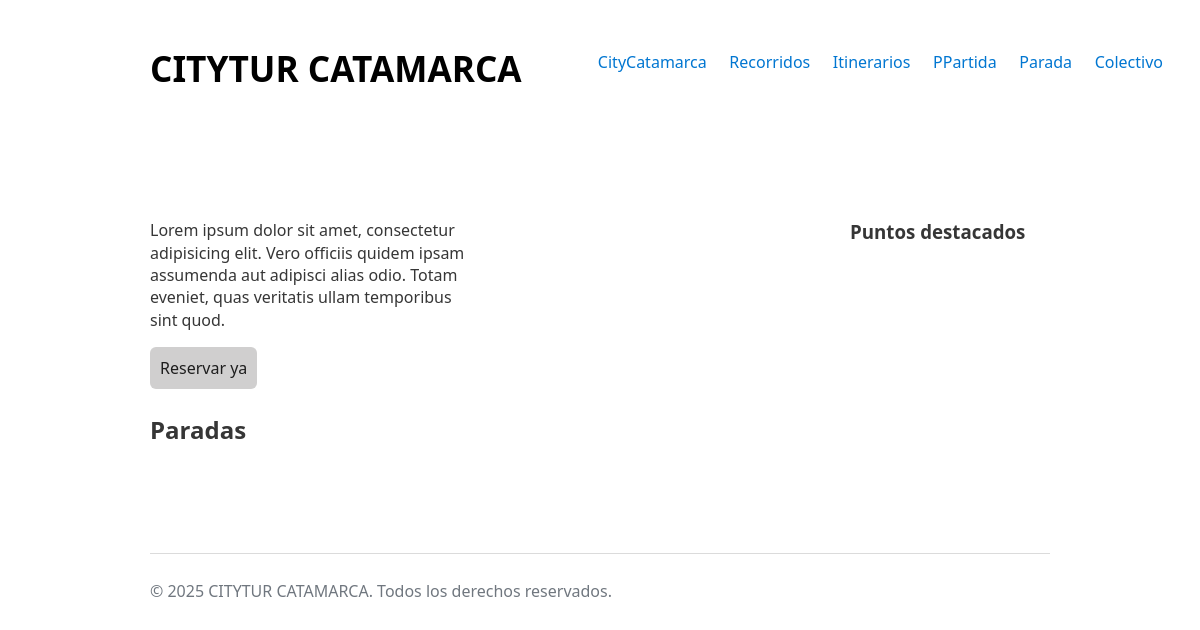
/itinerarios/formulario_it_detalle/12/, run on an earlier commit of the app's database.
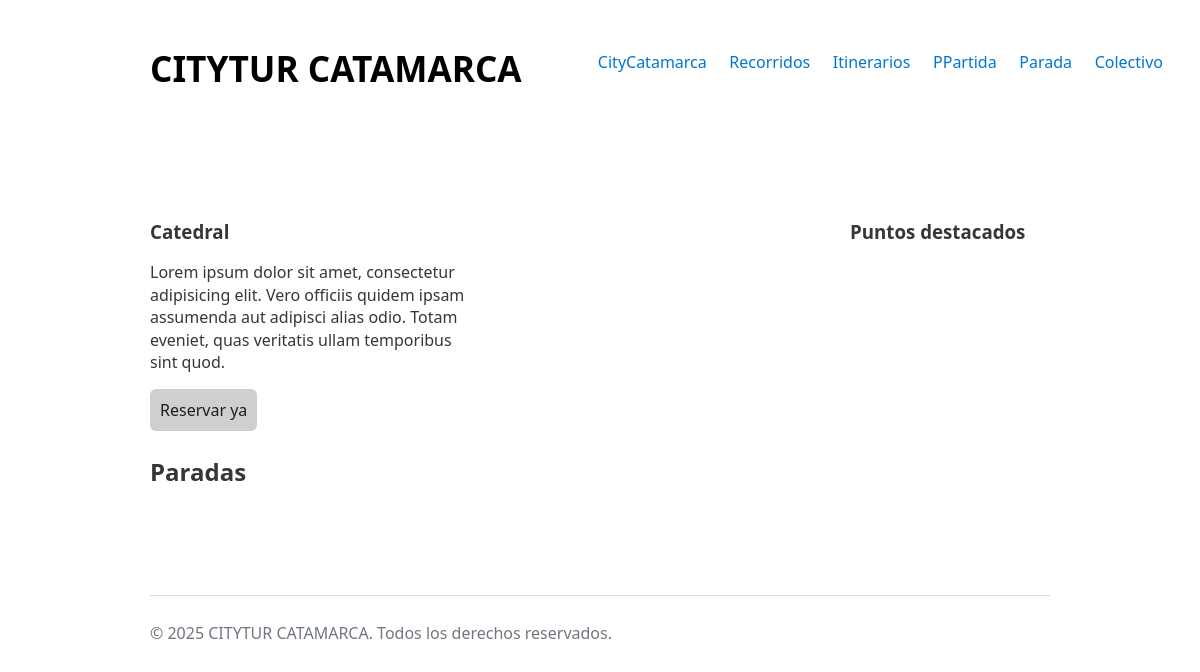
And on a later commit of the database.
### itinerarios/models.py (models this page shows)
class Itinerario(models.Model):
    nombre = models.CharField(max_length= 50)
    imagen = models.ImageField(
        upload_to='images/',
        null=True,
        blank=True,
        default= 'images/default.png'
)

### itinerarios/views.py (the view)
# urls.py: path('formulario_it_detalle/<int:pk>/', views.detalles_itinerario, name='itinerario_detalle')
def detalles_itinerario(request, pk):
    try:
        itinerario = get_object_or_404(Itinerario, pk=pk)
        puntos_destacados = PuntoDestacado.objects.filter(itinerario=itinerario)
        paradas = Parada.objects.filter(itinerario=itinerario).order_by('id')
        return render(request, 'itinerario_detalle.html', {
            'itinerario': itinerario,
            'puntos_destacados': puntos_destacados,
            'paradas': paradas
        })
    except Itinerario.DoesNotExist:
        print("ERROR: el itinerario solicitado no existe.")
        return render(request, 'itinerario_detalle.html', {
            'error': "El itinerario solicitado no existe."
        })
    except Exception as e:
        print("ERROR:", e)
        return render(request, 'itinerario_detalle.html', {
            'error': "Error al cargar el detalle del itinerario."
        })

### itinerarios/templates/itinerario_detalle.html (shortened to what this page needs)
{% extends 'base.html' %}
{% block body_id %}itinerario_detalle{% endblock %}
{% block content %}
    <main>
        <div class="container-it-pd">
            <div class="container-it">
                <h3>{{itinerario.nombre}}</h3>
                <p>Lorem ipsum dolor sit amet, consectetur adipisicing elit. Vero officiis quidem ipsam assumenda aut adipisci alias odio. Totam eveniet, quas veritatis ullam temporibus sint quod.</p>
                <a href="{% url 'reservas:reserva_formulario' itinerario.pk %}" >
                    <button>Reservar ya</button>
                </a>
            </div>
            <div class="container-pd">
                <h3>Puntos destacados</h3>
            </div>
        </div>
        <section aria-labelledby="paradas-titulo">
            <h2 id="paradas-titulo">Paradas</h2>
        </section>
    </main>
{% endblock %}
{% block footer_script %}
    {{ block.super }}
{% endblock %}

What changed in the data, as far as the page shows it:
added Itinerario: nombre "Catedral"
